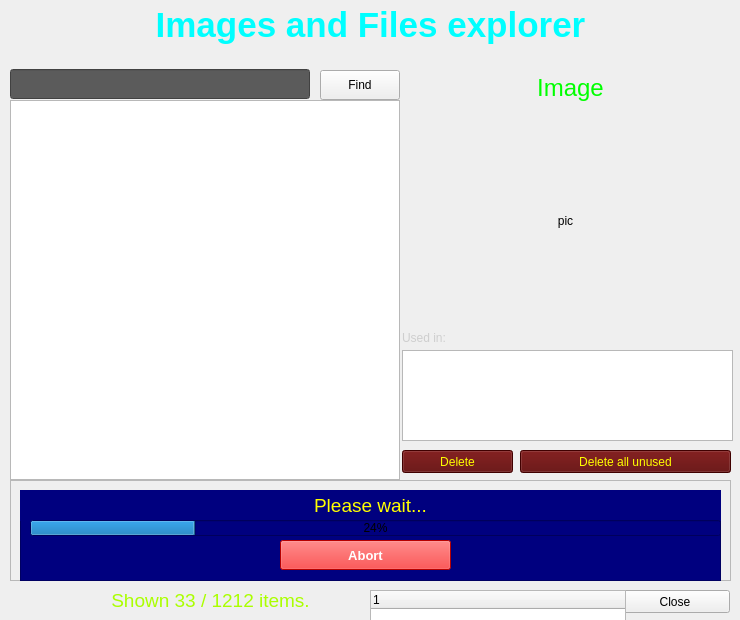
<?xml version="1.0" encoding="UTF-8"?>
<ui version="4.0">
 <class>Dialog</class>
 <widget class="QDialog" name="Dialog">
  <property name="geometry">
   <rect>
    <x>0</x>
    <y>0</y>
    <width>740</width>
    <height>620</height>
   </rect>
  </property>
  <property name="windowTitle">
   <string>Dialog</string>
  </property>
  <widget class="QListWidget" name="lst_items">
   <property name="geometry">
    <rect>
     <x>10</x>
     <y>100</y>
     <width>390</width>
     <height>380</height>
    </rect>
   </property>
   <property name="font">
    <font>
     <pointsize>12</pointsize>
    </font>
   </property>
   <property name="styleSheet">
    <string notr="true">QListWidget::item:selected { background-color: green; }</string>
   </property>
  </widget>
  <widget class="QLabel" name="lbl_title">
   <property name="geometry">
    <rect>
     <x>0</x>
     <y>0</y>
     <width>741</width>
     <height>51</height>
    </rect>
   </property>
   <property name="font">
    <font>
     <pointsize>26</pointsize>
     <weight>75</weight>
     <bold>true</bold>
    </font>
   </property>
   <property name="styleSheet">
    <string notr="true">color: rgb(0, 255, 255);</string>
   </property>
   <property name="text">
    <string>Images and Files explorer</string>
   </property>
   <property name="alignment">
    <set>Qt::AlignCenter</set>
   </property>
   <property name="textInteractionFlags">
    <set>Qt::LinksAccessibleByMouse|Qt::TextSelectableByMouse</set>
   </property>
  </widget>
  <widget class="QLineEdit" name="txt_find">
   <property name="geometry">
    <rect>
     <x>10</x>
     <y>69</y>
     <width>300</width>
     <height>30</height>
    </rect>
   </property>
   <property name="font">
    <font>
     <pointsize>14</pointsize>
    </font>
   </property>
   <property name="styleSheet">
    <string notr="true">color: rgb(255, 255, 0);
background-color: rgb(91, 91, 91);</string>
   </property>
  </widget>
  <widget class="QPushButton" name="btn_find">
   <property name="geometry">
    <rect>
     <x>320</x>
     <y>70</y>
     <width>80</width>
     <height>30</height>
    </rect>
   </property>
   <property name="text">
    <string>Find</string>
   </property>
   <property name="autoDefault">
    <bool>false</bool>
   </property>
  </widget>
  <widget class="QFrame" name="frm_controls">
   <property name="geometry">
    <rect>
     <x>10</x>
     <y>480</y>
     <width>721</width>
     <height>101</height>
    </rect>
   </property>
   <property name="frameShape">
    <enum>QFrame::StyledPanel</enum>
   </property>
   <property name="frameShadow">
    <enum>QFrame::Raised</enum>
   </property>
   <widget class="QRadioButton" name="rbt_both">
    <property name="geometry">
     <rect>
      <x>10</x>
      <y>10</y>
      <width>371</width>
      <height>17</height>
     </rect>
    </property>
    <property name="styleSheet">
     <string notr="true">color: rgb(234, 234, 234);</string>
    </property>
    <property name="text">
     <string>Show Files and Images</string>
    </property>
    <property name="checked">
     <bool>true</bool>
    </property>
   </widget>
   <widget class="QRadioButton" name="rbt_img">
    <property name="geometry">
     <rect>
      <x>10</x>
      <y>30</y>
      <width>371</width>
      <height>17</height>
     </rect>
    </property>
    <property name="styleSheet">
     <string notr="true">color: rgb(234, 234, 234);</string>
    </property>
    <property name="text">
     <string>Show Images only</string>
    </property>
   </widget>
   <widget class="QRadioButton" name="rbt_file">
    <property name="geometry">
     <rect>
      <x>10</x>
      <y>50</y>
      <width>371</width>
      <height>17</height>
     </rect>
    </property>
    <property name="styleSheet">
     <string notr="true">color: rgb(234, 234, 234);</string>
    </property>
    <property name="text">
     <string>Show Files only</string>
    </property>
   </widget>
   <widget class="QPushButton" name="btn_duplicates">
    <property name="geometry">
     <rect>
      <x>190</x>
      <y>70</y>
      <width>200</width>
      <height>23</height>
     </rect>
    </property>
    <property name="styleSheet">
     <string notr="true">background-color: rgb(85, 255, 0);
color: rgb(6, 10, 255);</string>
    </property>
    <property name="text">
     <string>Show Duplicates</string>
    </property>
    <property name="checkable">
     <bool>true</bool>
    </property>
    <property name="autoDefault">
     <bool>false</bool>
    </property>
   </widget>
   <widget class="QPushButton" name="btn_delete_duplicates">
    <property name="geometry">
     <rect>
      <x>400</x>
      <y>10</y>
      <width>311</width>
      <height>23</height>
     </rect>
    </property>
    <property name="styleSheet">
     <string notr="true">background-color: rgb(85, 255, 0);
color: rgb(6, 10, 255);</string>
    </property>
    <property name="text">
     <string>Delete All Duplicates</string>
    </property>
    <property name="autoDefault">
     <bool>false</bool>
    </property>
   </widget>
   <widget class="QCheckBox" name="chk_not_used">
    <property name="geometry">
     <rect>
      <x>10</x>
      <y>80</y>
      <width>181</width>
      <height>17</height>
     </rect>
    </property>
    <property name="styleSheet">
     <string notr="true">color: rgb(170, 255, 255);</string>
    </property>
    <property name="text">
     <string>Show only not used</string>
    </property>
    <property name="checked">
     <bool>false</bool>
    </property>
   </widget>
   <widget class="QFrame" name="frm_progress">
    <property name="geometry">
     <rect>
      <x>10</x>
      <y>10</y>
      <width>701</width>
      <height>91</height>
     </rect>
    </property>
    <property name="styleSheet">
     <string notr="true">background-color: rgb(0, 0, 127);</string>
    </property>
    <property name="frameShape">
     <enum>QFrame::StyledPanel</enum>
    </property>
    <property name="frameShadow">
     <enum>QFrame::Raised</enum>
    </property>
    <widget class="QLabel" name="lbl_progress">
     <property name="geometry">
      <rect>
       <x>0</x>
       <y>0</y>
       <width>701</width>
       <height>31</height>
      </rect>
     </property>
     <property name="font">
      <font>
       <pointsize>14</pointsize>
      </font>
     </property>
     <property name="styleSheet">
      <string notr="true">color: rgb(255, 255, 0);</string>
     </property>
     <property name="text">
      <string>Please wait...</string>
     </property>
     <property name="alignment">
      <set>Qt::AlignCenter</set>
     </property>
    </widget>
    <widget class="QProgressBar" name="prg_progress">
     <property name="geometry">
      <rect>
       <x>10</x>
       <y>30</y>
       <width>691</width>
       <height>16</height>
      </rect>
     </property>
     <property name="value">
      <number>24</number>
     </property>
    </widget>
    <widget class="QPushButton" name="btn_progress_abort">
     <property name="geometry">
      <rect>
       <x>260</x>
       <y>50</y>
       <width>171</width>
       <height>30</height>
      </rect>
     </property>
     <property name="font">
      <font>
       <pointsize>10</pointsize>
       <weight>75</weight>
       <bold>true</bold>
      </font>
     </property>
     <property name="styleSheet">
      <string notr="true">background-color: rgb(255, 0, 0);
color: rgb(255, 255, 255);</string>
     </property>
     <property name="text">
      <string>Abort</string>
     </property>
     <property name="autoDefault">
      <bool>false</bool>
     </property>
    </widget>
   </widget>
   <widget class="QPushButton" name="btn_refresh">
    <property name="geometry">
     <rect>
      <x>430</x>
      <y>40</y>
      <width>261</width>
      <height>51</height>
     </rect>
    </property>
    <property name="font">
     <font>
      <pointsize>12</pointsize>
     </font>
    </property>
    <property name="styleSheet">
     <string notr="true">color: rgb(255, 255, 255);
background-color: rgb(255, 0, 0);</string>
    </property>
    <property name="text">
     <string>Refresh data</string>
    </property>
    <property name="autoDefault">
     <bool>false</bool>
    </property>
   </widget>
   <zorder>rbt_both</zorder>
   <zorder>rbt_img</zorder>
   <zorder>rbt_file</zorder>
   <zorder>btn_duplicates</zorder>
   <zorder>btn_delete_duplicates</zorder>
   <zorder>chk_not_used</zorder>
   <zorder>btn_refresh</zorder>
   <zorder>frm_progress</zorder>
  </widget>
  <widget class="QLabel" name="lbl_pic">
   <property name="geometry">
    <rect>
     <x>430</x>
     <y>110</y>
     <width>271</width>
     <height>221</height>
    </rect>
   </property>
   <property name="text">
    <string>pic</string>
   </property>
   <property name="alignment">
    <set>Qt::AlignCenter</set>
   </property>
  </widget>
  <widget class="QLabel" name="lbl_type">
   <property name="geometry">
    <rect>
     <x>400</x>
     <y>73</y>
     <width>341</width>
     <height>31</height>
    </rect>
   </property>
   <property name="font">
    <font>
     <pointsize>18</pointsize>
     <weight>50</weight>
     <bold>false</bold>
    </font>
   </property>
   <property name="styleSheet">
    <string notr="true">color: rgb(0, 255, 0);</string>
   </property>
   <property name="text">
    <string>Image</string>
   </property>
   <property name="alignment">
    <set>Qt::AlignCenter</set>
   </property>
   <property name="textInteractionFlags">
    <set>Qt::LinksAccessibleByMouse|Qt::TextSelectableByMouse</set>
   </property>
  </widget>
  <widget class="QListWidget" name="lst_used">
   <property name="geometry">
    <rect>
     <x>402</x>
     <y>350</y>
     <width>331</width>
     <height>91</height>
    </rect>
   </property>
   <property name="font">
    <font>
     <pointsize>14</pointsize>
    </font>
   </property>
   <property name="styleSheet">
    <string notr="true">QListWidget::item:selected { background-color: green; }</string>
   </property>
  </widget>
  <widget class="QLabel" name="lbl_used">
   <property name="geometry">
    <rect>
     <x>402</x>
     <y>330</y>
     <width>331</width>
     <height>16</height>
    </rect>
   </property>
   <property name="styleSheet">
    <string notr="true">color: rgb(206, 206, 206);</string>
   </property>
   <property name="text">
    <string>Used in:</string>
   </property>
  </widget>
  <widget class="QPushButton" name="btn_close">
   <property name="geometry">
    <rect>
     <x>620</x>
     <y>590</y>
     <width>110</width>
     <height>23</height>
    </rect>
   </property>
   <property name="text">
    <string>Close</string>
   </property>
   <property name="autoDefault">
    <bool>false</bool>
   </property>
  </widget>
  <widget class="QLabel" name="lbl_count">
   <property name="geometry">
    <rect>
     <x>10</x>
     <y>580</y>
     <width>401</width>
     <height>41</height>
    </rect>
   </property>
   <property name="font">
    <font>
     <pointsize>14</pointsize>
    </font>
   </property>
   <property name="styleSheet">
    <string notr="true">color: rgb(170, 255, 0);</string>
   </property>
   <property name="text">
    <string>Shown 33 / 1212 items.</string>
   </property>
   <property name="alignment">
    <set>Qt::AlignCenter</set>
   </property>
  </widget>
  <widget class="QPushButton" name="btn_delete">
   <property name="geometry">
    <rect>
     <x>402</x>
     <y>450</y>
     <width>111</width>
     <height>23</height>
    </rect>
   </property>
   <property name="styleSheet">
    <string notr="true">color: rgb(255, 255, 0);
background-color: rgb(90, 0, 0);</string>
   </property>
   <property name="text">
    <string>Delete</string>
   </property>
   <property name="autoDefault">
    <bool>false</bool>
   </property>
  </widget>
  <widget class="QPushButton" name="btn_delete_all">
   <property name="geometry">
    <rect>
     <x>520</x>
     <y>450</y>
     <width>211</width>
     <height>23</height>
    </rect>
   </property>
   <property name="styleSheet">
    <string notr="true">color: rgb(255, 255, 0);
background-color: rgb(90, 0, 0);</string>
   </property>
   <property name="text">
    <string>Delete all unused</string>
   </property>
   <property name="autoDefault">
    <bool>false</bool>
   </property>
  </widget>
  <widget class="QTreeWidget" name="tree_duplicates">
   <property name="geometry">
    <rect>
     <x>370</x>
     <y>590</y>
     <width>256</width>
     <height>192</height>
    </rect>
   </property>
   <column>
    <property name="text">
     <string notr="true">1</string>
    </property>
   </column>
  </widget>
 </widget>
 <resources/>
 <connections/>
</ui>
